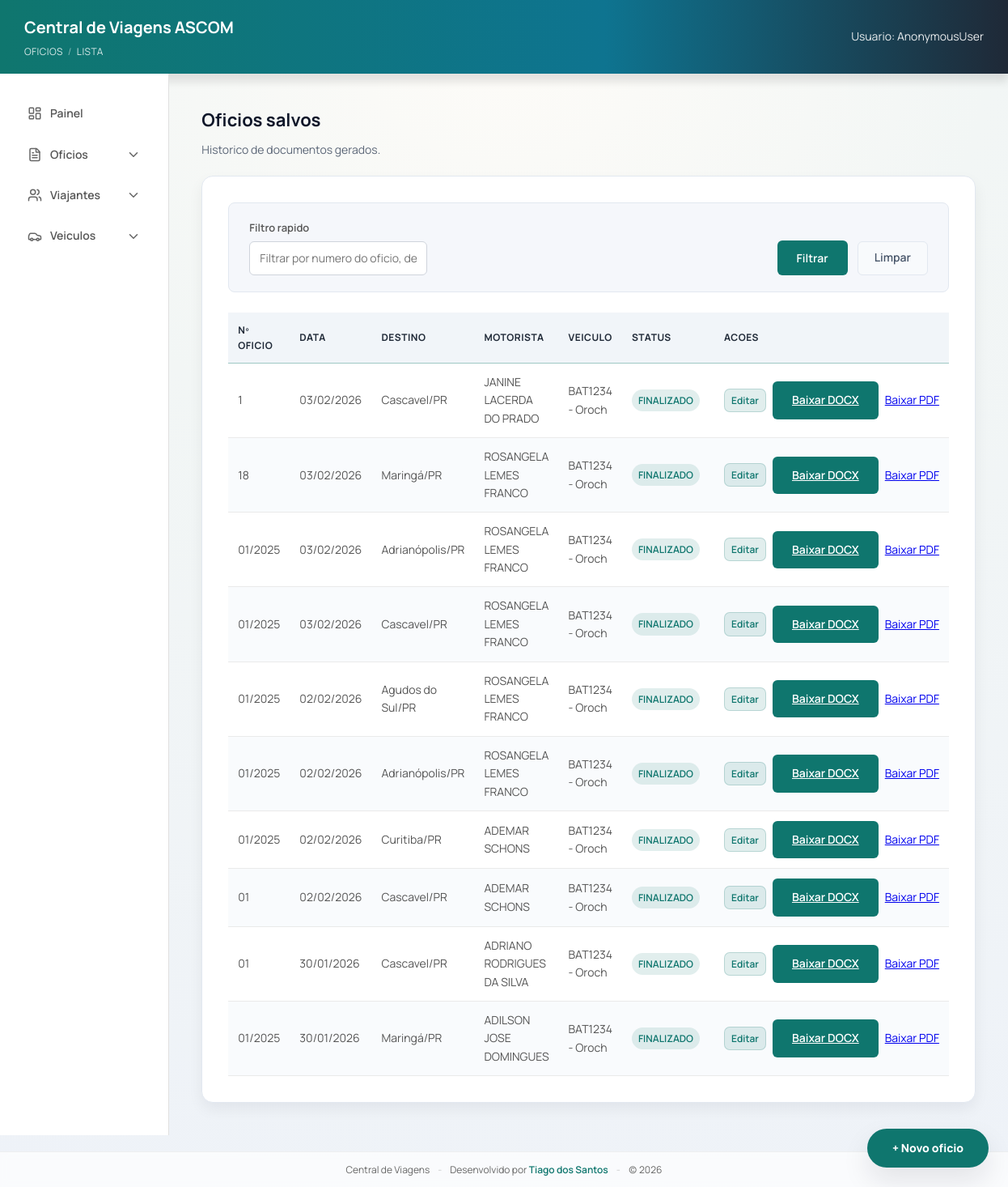
/oficios/, run on an earlier commit of the app's database.
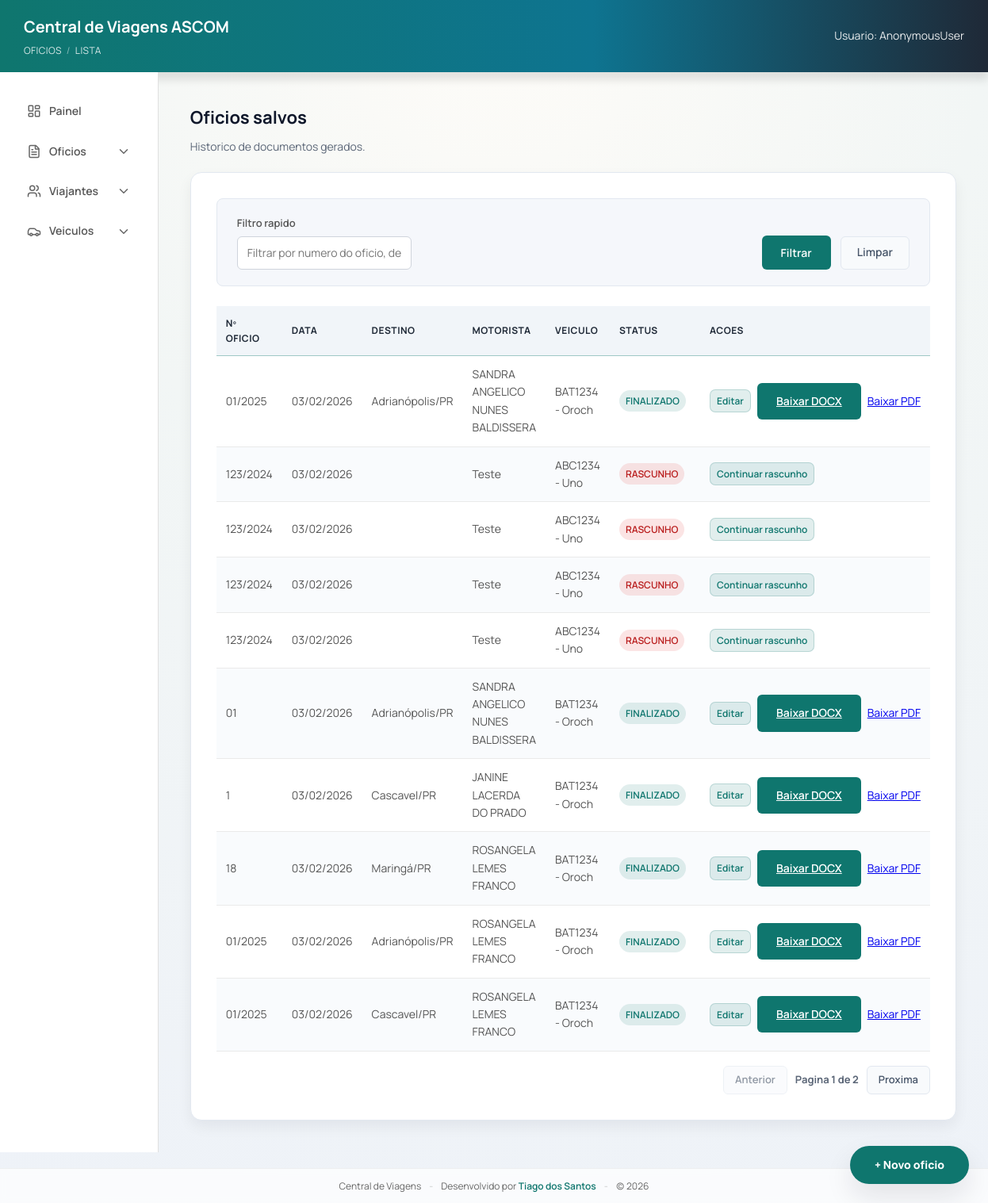
And on a later commit of the database.
### viagens/models.py (models this page shows, shortened)
class Oficio(models.Model):
    class Status(models.TextChoices):
        DRAFT = "DRAFT", "Rascunho"
        FINAL = "FINAL", "Finalizado"
    oficio = models.CharField(max_length=50, blank=True, default="")
    protocolo = models.CharField(max_length=80, blank=True, default="")
    destino = models.CharField(max_length=200, blank=True, default="")
    status = models.CharField(
        max_length=20,
        choices=Status.choices,
        default=Status.DRAFT,
        db_index=True,
    )
    assunto = models.CharField(max_length=200, blank=True)
    tipo_destino = models.CharField(
        max_length=20,
        blank=True,
        choices=[
            ("INTERIOR", "Interior"),
            ("CAPITAL", "Capital"),
            ("BRASILIA", "Brasilia"),
        ],
    )
    estado_sede = models.ForeignKey(
        Estado,
        on_delete=models.SET_NULL,
        null=True,
        blank=True,
        related_name="oficios_sede",
    )
    cidade_sede = models.ForeignKey(
        Cidade,
        on_delete=models.SET_NULL,
        null=True,
        blank=True,
        related_name="oficios_sede",
    )
    estado_destino = models.ForeignKey(
        Estado,
        on_delete=models.SET_NULL,
        null=True,
        blank=True,
        related_name="oficios_destino",
    )
    cidade_destino = models.ForeignKey(
        Cidade,
        on_delete=models.SET_NULL,
        null=True,
        blank=True,
        related_name="oficios_destino",
    )
    roteiro_ida_saida_local = models.CharField(max_length=200, blank=True)
    roteiro_ida_saida_datahora = models.CharField(max_length=200, blank=True)
    roteiro_ida_chegada_local = models.CharField(max_length=200, blank=True)
    roteiro_ida_chegada_datahora = models.CharField(max_length=200, blank=True)
    roteiro_volta_saida_local = models.CharField(max_length=200, blank=True)
    roteiro_volta_saida_datahora = models.CharField(max_length=200, blank=True)
    roteiro_volta_chegada_local = models.CharField(max_length=200, blank=True)
    roteiro_volta_chegada_datahora = models.CharField(max_length=200, blank=True)
    retorno_saida_cidade = models.CharField(max_length=120, blank=True)
    retorno_saida_data = models.DateField(null=True, blank=True)
    retorno_saida_hora = models.TimeField(null=True, blank=True)
    retorno_chegada_cidade = models.CharField(max_length=120, blank=True)
    retorno_chegada_data = models.DateField(null=True, blank=True)
    retorno_chegada_hora = models.TimeField(null=True, blank=True)
    quantidade_diarias = models.CharField(max_length=120, blank=True)
    valor_diarias = models.CharField(max_length=120, blank=True)
    valor_diarias_extenso = models.CharField(max_length=200, blank=True)
    tipo_viatura = models.CharField(
        max_length=20,
        blank=True,
        choices=[("CARACTERIZADA", "Caracterizada"), ("DESCARACTERIZADA", "Descaracterizada")],
    )
    tipo_custeio = models.CharField(
        max_length=30,
        blank=True,
        choices=[
            ("UNIDADE", "Unidade"),
            ("OUTRA_INSTITUICAO", "Outra instituicao"),
            ("SEM_ONUS", "Sem onus"),
        ],
    )
    google_doc_id = models.CharField(max_length=200, blank=True)
    google_doc_url = models.URLField(blank=True)
    pdf_file_id = models.CharField(max_length=200, blank=True)
    pdf_url = models.URLField(blank=True)
    placa = models.CharField(max_length=10, blank=True)
    modelo = models.CharField(max_length=120, blank=True)
    combustivel = models.CharField(max_length=80, blank=True)
    motorista = models.CharField(max_length=120, blank=True)
    motorista_oficio = models.CharField(max_length=80, blank=True)
    motorista_protocolo = models.CharField(max_length=80, blank=True)
    motorista_carona = models.BooleanField(default=False)
    motorista_viajante = models.ForeignKey(
        Viajante,
        on_delete=models.SET_NULL,
        null=True,
        blank=True,
        related_name="oficios_motorista",
    )
    motivo = models.TextField(blank=True)
    veiculo = models.ForeignKey(
        Veiculo,
        on_delete=models.SET_NULL,
        null=True,
        blank=True,
        related_name="oficios",
    )
    viajantes = models.ManyToManyField(Viajante, related_name="oficios", blank=True)
    created_at = models.DateTimeField(auto_now_add=True)
    updated_at = models.DateTimeField(auto_now=True)

class Cidade(models.Model):
    nome = models.CharField(max_length=120)
    estado = models.ForeignKey(Estado, on_delete=models.CASCADE, related_name="cidades")

class Estado(models.Model):
    sigla = models.CharField(max_length=2, unique=True)
    nome = models.CharField(max_length=100)

class Viajante(models.Model):
    nome = models.CharField(max_length=200)
    rg = models.CharField(max_length=50)
    cpf = models.CharField(max_length=50)
    cargo = models.CharField(max_length=120)
    telefone = models.CharField(max_length=30, blank=True)

class Veiculo(models.Model):
    placa = models.CharField(max_length=10, unique=True)
    modelo = models.CharField(max_length=120)
    combustivel = models.CharField(max_length=80)

### viagens/views.py (the view, shortened to what this page needs)
# urls.py: path("oficios/", views.oficios_lista, name="oficios_lista"),
@require_http_methods(["GET"])
def oficios_lista(request):
    q = request.GET.get("q", "").strip()
    params = request.GET.copy()
    params.pop("page", None)
    querystring = params.urlencode()
    dev_safety = False
    try:
        oficios = Oficio.objects.select_related(
            "veiculo",
            "motorista_viajante",
            "cidade_destino",
            "estado_destino",
            "cidade_sede",
            "estado_sede",
        ).prefetch_related("viajantes")
        oficios = oficios.order_by("-created_at")
        paginator = Paginator(oficios, 10)
    except OperationalError:
        dev_safety = True
        paginator = Paginator(Oficio.objects.none(), 10)
    page_obj = paginator.get_page(request.GET.get("page"))
    return render(
        request,
        "viagens/oficios_list.html",
        {
            "oficios": page_obj,
            "page_obj": page_obj,
            "querystring": querystring,
            "q": q,
            "dev_safety": dev_safety,
        },
    )

### viagens/templates/viagens/oficios_list.html (shortened to what the changed rows need)
{% extends "viagens/base.html" %}
{% block content %}
  <h2 class="page-title">Oficios salvos</h2>
  <div class="list-card">
    {% if oficios %}
      <table class="table">
        <thead>
          <tr>
            <th>Nº Oficio</th>
            <th>Data</th>
            <th>Destino</th>
            <th>Motorista</th>
            <th>Veiculo</th>
            <th>Status</th>
            <th>Acoes</th>
          </tr>
        </thead>
        <tbody>
          {% for oficio in oficios %}
            <tr>
              <td>{{ oficio.oficio }}</td>
              <td>{{ oficio.created_at|date:"d/m/Y" }}</td>
              <td>
                {% if oficio.cidade_destino %}
                  {{ oficio.cidade_destino.nome }}/{{ oficio.cidade_destino.estado.sigla }}
                {% else %}
                  {{ oficio.destino }}
                {% endif %}
              </td>
              <td>
                {% if oficio.motorista_viajante %}
                  {{ oficio.motorista_viajante.nome }}
                {% else %}
                  {{ oficio.motorista|default:"-" }}
                {% endif %}
              </td>
              <td>
                {% if oficio.veiculo %}
                  {{ oficio.veiculo.placa }} - {{ oficio.veiculo.modelo }}
                {% else %}
                  {{ oficio.placa|default:"-" }}{% if oficio.modelo %} - {{ oficio.modelo }}{% endif %}
                {% endif %}
              </td>
              <td>
                {% if oficio.status == "DRAFT" %}
                  <span class="badge badge--danger">RASCUNHO</span>
                {% else %}
                  <span class="badge">FINALIZADO</span>
                {% endif %}
              </td>
              <td>
                <div class="table-actions">
                  {% if oficio.status == "DRAFT" %}
                    <a href="{% url 'oficio_draft_resume' oficio.id %}" class="btn-edit">Continuar rascunho</a>
                  {% else %}
                    <a href="{% url 'oficio_edit_step1' oficio.id %}" class="btn-edit">Editar</a>
                    <a class="btn btn-primary" href="{% url 'oficio_download_docx' oficio.id %}">Baixar DOCX</a>
                    <a class="btn btn-secondary" href="{% url 'oficio_download_pdf' oficio.id %}">
                      Baixar PDF
                    </a>
                  {% endif %}
                </div>
              </td>
            </tr>
          {% endfor %}
        </tbody>
      </table>
      {% if page_obj.paginator.num_pages > 1 %}
        <div class="pagination">
          {% if page_obj.has_previous %}
            <a class="btn-clear btn-small" href="?{% if querystring %}{{ querystring }}&{% endif %}page={{ page_obj.previous_page_number }}">Anterior</a>
          {% else %}
            <span class="btn-clear btn-small is-disabled">Anterior</span>
          {% endif %}
          <span class="pagination-info">Pagina {{ page_obj.number }} de {{ page_obj.paginator.num_pages }}</span>
          {% if page_obj.has_next %}
            <a class="btn-clear btn-small" href="?{% if querystring %}{{ querystring }}&{% endif %}page={{ page_obj.next_page_number }}">Proxima</a>
          {% else %}
            <span class="btn-clear btn-small is-disabled">Proxima</span>
          {% endif %}
        </div>
      {% endif %}
    {% endif %}
  </div>
{% endblock %}

What changed in the data, as far as the page shows it:
no longer on this page (row unchanged): Oficio: oficio "01/2025", created_at "02/02/2026", cidade_destino.nome "Agudos do Sul", cidade_destino.estado.sigla "PR", motorista_viajante.nome "ROSANGELA LEMES FRANCO", veiculo.placa "BAT1234", veiculo.modelo "Oroch", status "FINALIZADO"
no longer on this page (row unchanged): Oficio: oficio "01/2025", created_at "02/02/2026", cidade_destino.nome "Adrianópolis", cidade_destino.estado.sigla "PR", motorista_viajante.nome "ROSANGELA LEMES FRANCO", veiculo.placa "BAT1234", veiculo.modelo "Oroch", status "FINALIZADO"
no longer on this page (row unchanged): Oficio: oficio "01/2025", created_at "02/02/2026", cidade_destino.nome "Curitiba", cidade_destino.estado.sigla "PR", motorista_viajante.nome "ADEMAR SCHONS", veiculo.placa "BAT1234", veiculo.modelo "Oroch", status "FINALIZADO"
no longer on this page (row unchanged): Oficio: oficio "01", created_at "02/02/2026", cidade_destino.nome "Cascavel", cidade_destino.estado.sigla "PR", motorista_viajante.nome "ADEMAR SCHONS", veiculo.placa "BAT1234", veiculo.modelo "Oroch", status "FINALIZADO"
no longer on this page (row unchanged): Oficio: oficio "01", created_at "30/01/2026", cidade_destino.nome "Cascavel", cidade_destino.estado.sigla "PR", motorista_viajante.nome "ADRIANO RODRIGUES DA SILVA", veiculo.placa "BAT1234", veiculo.modelo "Oroch", status "FINALIZADO"
no longer on this page (row unchanged): Oficio: oficio "01/2025", created_at "30/01/2026", cidade_destino.nome "Maringá", cidade_destino.estado.sigla "PR", motorista_viajante.nome "ADILSON JOSE DOMINGUES", veiculo.placa "BAT1234", veiculo.modelo "Oroch", status "FINALIZADO"
added Oficio: oficio "01/2025", created_at "03/02/2026", cidade_destino.nome "Adrianópolis", cidade_destino.estado.sigla "PR", motorista_viajante.nome "SANDRA ANGELICO NUNES BALDISSERA", veiculo.placa "BAT1234", veiculo.modelo "Oroch", status "FINALIZADO"
added Oficio: oficio "123/2024", created_at "03/02/2026", motorista_viajante.nome "Teste", placa "ABC1234", modelo "Uno", status "RASCUNHO"
added Oficio: oficio "123/2024", created_at "03/02/2026", motorista_viajante.nome "Teste", placa "ABC1234", modelo "Uno", status "RASCUNHO"
added Oficio: oficio "123/2024", created_at "03/02/2026", motorista_viajante.nome "Teste", placa "ABC1234", modelo "Uno", status "RASCUNHO"
added Oficio: oficio "123/2024", created_at "03/02/2026", motorista_viajante.nome "Teste", placa "ABC1234", modelo "Uno", status "RASCUNHO"
added Oficio: oficio "01", created_at "03/02/2026", cidade_destino.nome "Adrianópolis", cidade_destino.estado.sigla "PR", motorista_viajante.nome "SANDRA ANGELICO NUNES BALDISSERA", veiculo.placa "BAT1234", veiculo.modelo "Oroch", status "FINALIZADO"
Also different on the page:
{{ page_obj.number }}: (not shown) → "1"
{{ page_obj.paginator.num_pages }}: (not shown) → "2"
text now shown: "Anterior Pagina de Proxima"
